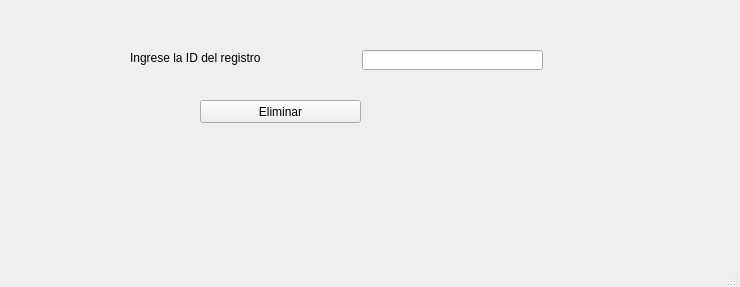
<?xml version="1.0" encoding="UTF-8"?>
<ui version="4.0">
 <class>MainWindow</class>
 <widget class="QMainWindow" name="MainWindow">
  <property name="geometry">
   <rect>
    <x>0</x>
    <y>0</y>
    <width>740</width>
    <height>287</height>
   </rect>
  </property>
  <property name="windowTitle">
   <string>MainWindow</string>
  </property>
  <property name="styleSheet">
   <string notr="true">font: 8pt &quot;Arial Rounded MT Bold&quot;;</string>
  </property>
  <widget class="QWidget" name="centralwidget">
   <widget class="QLabel" name="label">
    <property name="geometry">
     <rect>
      <x>130</x>
      <y>50</y>
      <width>221</width>
      <height>16</height>
     </rect>
    </property>
    <property name="text">
     <string>Ingrese la ID del registro </string>
    </property>
   </widget>
   <widget class="QPushButton" name="btnEliminar">
    <property name="geometry">
     <rect>
      <x>200</x>
      <y>100</y>
      <width>161</width>
      <height>23</height>
     </rect>
    </property>
    <property name="text">
     <string>Eliminar</string>
    </property>
   </widget>
   <widget class="QLineEdit" name="txtID">
    <property name="geometry">
     <rect>
      <x>362</x>
      <y>50</y>
      <width>181</width>
      <height>20</height>
     </rect>
    </property>
   </widget>
  </widget>
  <widget class="QMenuBar" name="menubar">
   <property name="geometry">
    <rect>
     <x>0</x>
     <y>0</y>
     <width>740</width>
     <height>18</height>
    </rect>
   </property>
  </widget>
  <widget class="QStatusBar" name="statusbar"/>
 </widget>
 <resources/>
 <connections/>
</ui>
